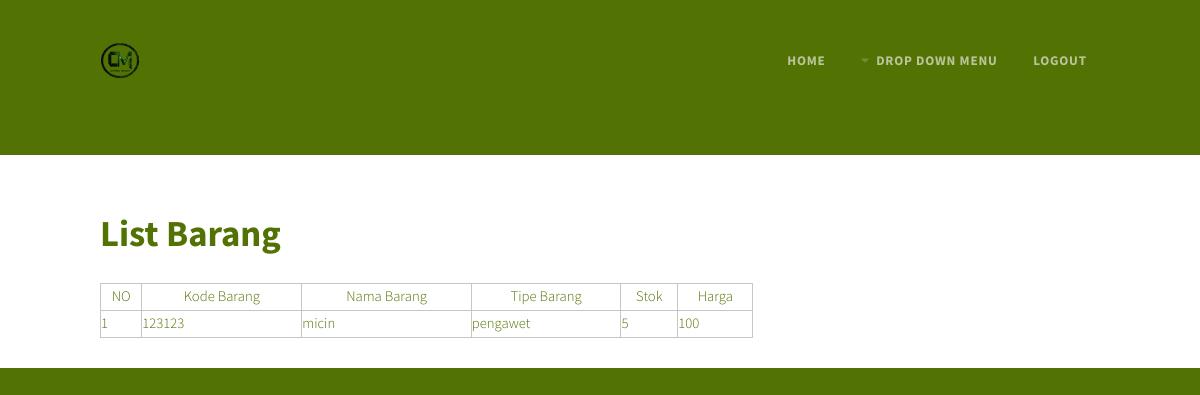
The page /Manager/lihat_barang.php (signed in) on the database its author committed.
### tables this page shows
CREATE TABLE `barang` (
  `kode_barang` varchar(20) NOT NULL,
  `kode_pegawai` varchar(20) NOT NULL,
  `nama_barang` varchar(30) NOT NULL,
  `tipe_barang` varchar(15) NOT NULL,
  `stok` int(11) NOT NULL,
  `harga` int(11) NOT NULL
);

### Manager/lihat_barang.php (the view, shortened to what this page needs)
<!DOCTYPE HTML>
<html>
	<head>
		<link rel="stylesheet" href="../assets/css/main.css" />
	</head>
	<body class="homepage">
		<div id="page-wrapper">
				<div id="header">
					<div class="container">
							<div id="logo">
								<span class="pennant"><img src="../images/b.png" alt="" /></span></span>
								<h1>Lihat Barang</h1>
							</div>
							<nav id="nav">
								<ul>
									<li><a href="../index_manager.php">Home</a></li>
									<li>
										<a href="#" class="icon fa-caret-down">Drop Down Menu</a>
									</li>
									<li><a href="../logout.php">Logout</a></li>
								</ul>
							</nav>
					</div>
				</div>
				<div id="main">
					<section class="container">
						<div class="row">
							<section class="8u 12u(mobile)">
								<h2>List Barang</h2>
								<table>
									<tr>
										<th>NO</th>
										<th>Kode Barang</th>
										<th>Nama Barang</th>
										<th>Tipe Barang</th>
										<th>Stok</th>
										<th>Harga</th>
									</tr>
									<?php
										include '../koneksi.php';
										$query=mysqli_query($connect, "select * from barang");
										$no=1;
										foreach ($query as $row) {
											echo "<tr>
												<td>$no</td>
												<td>".$row['kode_barang']."</td>
												<td>".$row['nama_barang']."</td>
												<td>".$row['tipe_barang']."</td>
												<td>".$row['stok']."</td>
												<td>".$row['harga']."</td>
											</tr>";
											$no++;
										}
									?>
								</table>
							</section>
						</div>
					</section>
				</div>
		</div>
	</body>
</html>

### assets/css/main.css (style rules this page uses)
html, body, div, span, applet, object, iframe, h1, h2, h3, h4, h5, h6, p, blockquote, pre, a, abbr, acronym, address, big, cite, code, del, dfn, em, img, ins, kbd, q, s, samp, small, strike, strong, sub, sup, tt, var, b, u, i, center, dl, dt, dd, ol, ul, li, fieldset, form, label, legend, table, caption, tbody, tfoot, thead, tr, th, td, article, aside, canvas, details, embed, figure, figcaption, footer, header, hgroup, menu, nav, output, ruby, section, summary, time, mark, audio, video { margin: 0; padding: 0; border: 0; font-size: 100%; font: inherit; vertical-align: baseline; }
article, aside, details, figcaption, figure, footer, header, hgroup, menu, nav, section { display: block; }
body { line-height: 1; }
ol, ul { list-style: none; }
table { border-collapse: collapse; border-spacing: 0; }
body { -webkit-text-size-adjust: none; }
*, *:before, *:after { -moz-box-sizing: border-box; -webkit-box-sizing: border-box; box-sizing: border-box; }
.container { margin-left: auto; margin-right: auto; }
.container { width: 1200px; }
@media screen and (max-width: 1280px) { .container { width: 1000px; } }
.row { border-bottom: solid 1px transparent; -moz-box-sizing: border-box; -webkit-box-sizing: border-box; box-sizing: border-box; }
.row > * { float: left; -moz-box-sizing: border-box; -webkit-box-sizing: border-box; box-sizing: border-box; }
.row:after, .row:before { content: ''; display: block; clear: both; height: 0; }
.row > * { padding: 40px 0 0 40px; }
.row { margin: -40px 0 -1px -40px; }
.\38 u, .\38 u\24 { width: 66.6666666667%; clear: none; margin-left: 0; }
@media screen and (max-width: 1280px) { .row > * { padding: 40px 0 0 40px; } }
@media screen and (max-width: 1280px) { .row { margin: -40px 0 -1px -40px; } }
body { background: #537204; color: #537204; font-family: 'Source Sans Pro', sans-serif; font-size: 12pt; font-weight: 300; line-height: 1.75em; }
h1, h2, h3, h4, h5, h6 { font-weight: 700; }
a { -moz-transition: color 0.35s ease-in-out, border-bottom-color 0.35s ease-in-out; -webkit-transition: color 0.35s ease-in-out, border-bottom-color 0.35s ease-in-out; -ms-transition: color 0.35s ease-in-out, border-bottom-color 0.35s ease-in-out; transition: color 0.35s ease-in-out, border-bottom-color 0.35s ease-in-out; outline: 0; color: #019FE1; }
p, ul, ol, dl, table { margin-bottom: 1em; color: 555; }
section, article { margin-bottom: 3em; }
section > :last-child, section:last-child, article > :last-child, article:last-child { margin-bottom: 0; }
.row > section, .row > article { margin-bottom: 0; }
table { width: 100%; }
.icon { text-decoration: none; }
.icon:before { display: inline-block; font-family: FontAwesome; font-size: 1.25em; text-decoration: none; font-style: normal; font-weight: normal; line-height: 1; -webkit-font-smoothing: antialiased; -moz-osx-font-smoothing: grayscale; }
#header { padding: 1.5em 0em 1em 0em; }
#header .container { position: relative; }
#logo .pennant { position: relative; top: 1.2em; display: inline-block; margin: 0em 0em 3em 0em; text-align: center; }
#nav { position: absolute; right: 0; top: 1.5em; }
#nav > ul > li { float: left; }
#nav > ul > li:last-child { padding-right: 0; }
#nav > ul > li > a, #nav > ul > li > span { display: block; margin-left: 0.7em; padding: 0.30em 1em; letter-spacing: 0.06em; text-transform: uppercase; text-decoration: none; font-weight: 700; font-size: 0.9em; outline: 0; color: #aaa; color: rgba(255, 255, 255, 0.6); }
#nav > ul > li > a.icon:before, #nav > ul > li > span.icon:before { display: inline-block; padding-right: 0.5em; opacity: 0.3; font-size: 1em; }
#main { position: relative; padding: 2em 0em; background: #fff; }
#main h2 { font-size: 2.5em; padding: 1em 0em; }
@media screen and (max-width: 1280px) { body, input, textarea, select { font-size: 11pt; } }

### Manager/lihat_barang.php (style rules this page uses)
table, td, th { border: 1px solid #C6C6C6; }

### rows shown on the page
barang: kode_barang "123123", nama_barang "micin", tipe_barang "pengawet", stok "5", harga "100"
